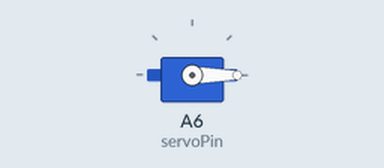
Simulated run of this sketch. Board: Arduino Nano, built with avr-gcc and run on an emulated ATmega328P. Parts: servo.

Above: at 0.05 s.
Timing chart, 0 to 4.6 s (numbered marks = the images above):
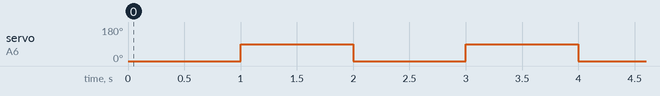

The sketch:

eye.ino
```cpp
// Include the Servo library
#include <Servo.h>
// Declare the Servo pin
int servoPin = A6;
// Create a servo object
Servo Servo1;
void setup() {
   Serial.begin(9600);

   // We need to attach the servo to the used pin number
   Servo1.attach(servoPin);
}
void loop(){
   // Make servo go to 0 degrees
   Servo1.write(0);
   delay(1000);
   // Make servo go to 90 degrees
   Servo1.write(90);
   delay(1000);

}
```

Measured:
- by itself, servo on A6 (servoPin): alternates 90° for 1.0 s and 0° for 1.0 s
